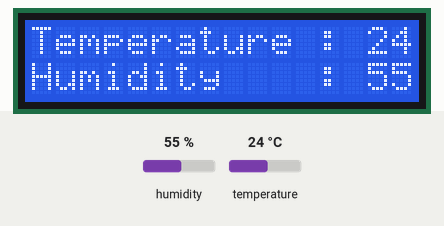
The sketch below on a simulated Arduino Uno, built with avr-gcc and run on an emulated ATmega328P. Parts: 16×2 character LCD. Wiring (inferred from the names in the program): SHT3x sensor at I2C address 0x45. The test bench sets the inputs (shaded band); at power-on: temperature 24 °C, humidity 55 %. What the sketch prints to the serial monitor is not drawn.

Above: at 2.2 s.
2.3 s: temperature set to 5 °C
At 3.8 s:
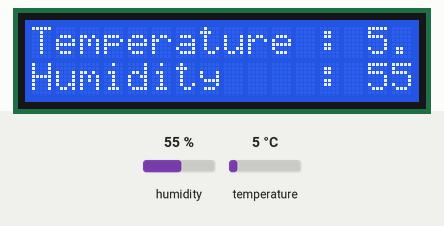
4.1 s: humidity set to 22 %
At 6.4 s:
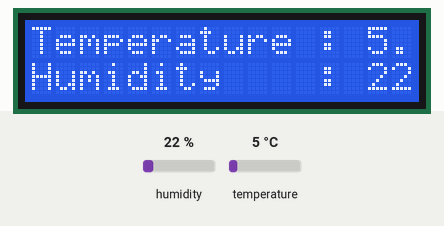
6.7 s: humidity set to 40 %
At 9.1 s:
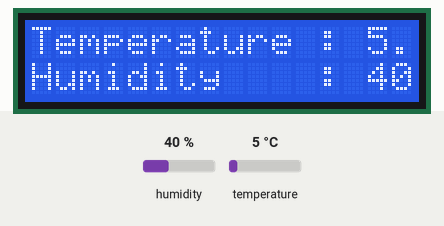
9.4 s: temperature set to 12 °C
At 11.7 s:
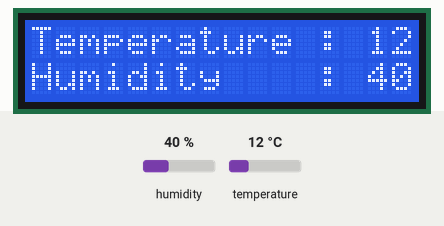
Timing chart, 0 to 13.0 s (numbered marks = the images above; inputs shaded):
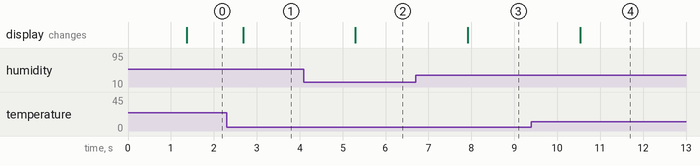

Measured:
- after the input at 2.3 s, the display: changes after 0.38 s (image 1)
- after the input at 4.1 s, the display: changes after 1.2 s (image 2)
- after the input at 6.7 s, the display: changes after 1.2 s (image 3)
- after the input at 9.4 s, the display: changes after 1.1 s (image 4)

The sketch:

aaaa.ino
```cpp
#include <Wire.h>
#include <LiquidCrystal.h>
#define SHT31_ADDR 0x45

LiquidCrystal lcd(7, 8, 9, 10, 11, 12);

void setup() {
  // put your setup code here, to run once:
  Serial.begin(9600);
  lcd.begin(16, 2);
  Wire.begin();
  Wire.beginTransmission(SHT31_ADDR);
  Wire.write(0x30);
  Wire.write(0xa2);
  Wire.endTransmission();
  delay(500);

  Wire.beginTransmission(SHT31_ADDR);
  Wire.write(0x30);
  Wire.write(0x41);
  Wire.endTransmission();
  delay(500);
}

void loop() {
  // put your main code here, to run repeatedly:
  unsigned int dac[6];
  unsigned int i,t,h;
  float temp,humi;

  Wire.beginTransmission(SHT31_ADDR);
  Wire.write(0x24);
  Wire.write(0x00);
  Wire.endTransmission();
  delay(300);

  Wire.requestFrom(SHT31_ADDR,6);
  for(i=0;i<6;i++){
    dac[i]=Wire.read();
  }
  Wire.endTransmission();

  t=(dac[0] << 8) | dac[1];
  temp=(float)(t) * 175/65535.0 - 45.0;
  h=(dac[3] << 8) | dac[4];
  humi=(float)(h) / 65535.0 * 100.0;

  lcd.setCursor(0, 0);

  lcd.print("Temperature : ");
  lcd.print(temp);
  lcd.print(" C");
  lcd.setCursor(0, 1);
  lcd.print("Humidity    : ");
  lcd.print(humi);
  lcd.println(" %");

  Serial.print("Temperature : ");
  Serial.print(temp);
  Serial.println(" C");
  Serial.print("Humidity    : ");
  Serial.print(humi);
  Serial.println(" %");

  delay(1000);
}
```
